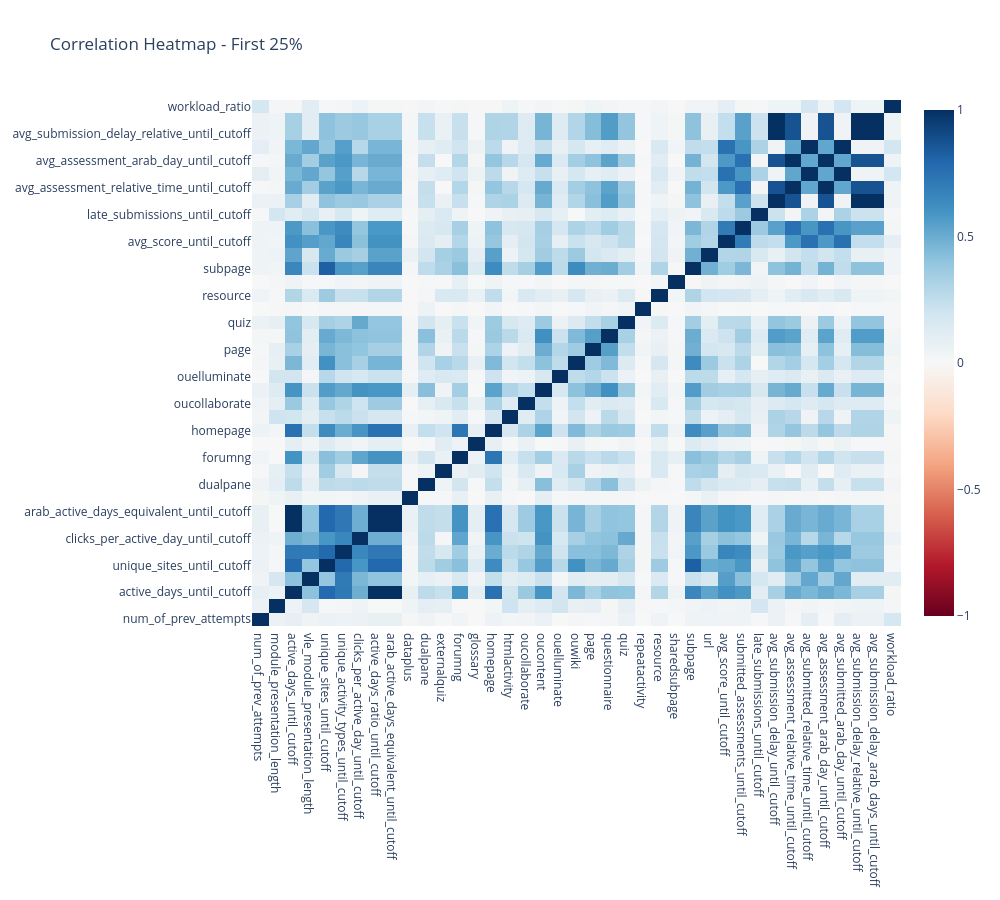

Notebook code for this chart:
### Code cell
import plotly.graph_objects as go

fig = go.Figure(
    data=go.Heatmap(
        z=corr_matrix_25.values,
        x=corr_matrix_25.columns,
        y=corr_matrix_25.columns,
        colorscale="RdBu",
        zmin=-1,
        zmax=1
    )
)

fig.update_layout(
    title="Correlation Heatmap - First 25%",
    width=1000,
    height=900
)

fig.show()

### Figure 1 — Plotly figure (JSON) as saved in the notebook; plotly's stock layout.template omitted (floating-point values rounded to 4 significant figures; data arrays with more than 128 entries replaced by an {"elided": "..."} marker saying what was removed)
{"data": [{"colorscale": [[0, "rgb(103,0,31)"], [0.1, "rgb(178,24,43)"], [0.2, "rgb(214,96,77)"], [0.3, "rgb(244,165,130)"], [0.4, "rgb(253,219,199)"], [0.5, "rgb(247,247,247)"], [0.6, "rgb(209,229,240)"], [0.7, "rgb(146,197,222)"], [0.8, "rgb(67,147,195)"], [0.9, "rgb(33,102,172)"], [1, "rgb(5,48,97)"]], "type": "heatmap", "x": ["num_of_prev_attempts", "module_presentation_length", "active_days_until_cutoff", "vle_module_presentation_length", "unique_sites_until_cutoff", "unique_activity_types_until_cutoff", "clicks_per_active_day_until_cutoff", "active_days_ratio_until_cutoff", "arab_active_days_equivalent_until_cutoff", "dataplus", "dualpane", "externalquiz", "forumng", "glossary", "homepage", "htmlactivity", "oucollaborate", "oucontent", "ouelluminate", "ouwiki", "page", "questionnaire", "quiz", "repeatactivity", "resource", "sharedsubpage", "subpage", "url", "avg_score_until_cutoff", "submitted_assessments_until_cutoff", "late_submissions_until_cutoff", "avg_submission_delay_until_cutoff", "avg_assessment_relative_time_until_cutoff", "avg_submitted_relative_time_until_cutoff", "avg_assessment_arab_day_until_cutoff", "avg_submitted_arab_day_until_cutoff", "avg_submission_delay_relative_until_cutoff", "avg_submission_delay_arab_days_until_cutoff", "workload_ratio"], "y": ["num_of_prev_attempts", "module_presentation_length", "active_days_until_cutoff", "vle_module_presentation_length", "unique_sites_until_cutoff", "unique_activity_types_until_cutoff", "clicks_per_active_day_until_cutoff", "active_days_ratio_until_cutoff", "arab_active_days_equivalent_until_cutoff", "dataplus", "dualpane", "externalquiz", "forumng", "glossary", "homepage", "htmlactivity", "oucollaborate", "oucontent", "ouelluminate", "ouwiki", "page", "questionnaire", "quiz", "repeatactivity", "resource", "sharedsubpage", "subpage", "url", "avg_score_until_cutoff", "submitted_assessments_until_cutoff", "late_submissions_until_cutoff", "avg_submission_delay_until_cutoff", "avg_assessment_relative_time_until_cutoff", "avg_submitted_relative_time_until_cutoff", "avg_assessment_arab_day_until_cutoff", "avg_submitted_arab_day_until_cutoff", "avg_submission_delay_relative_until_cutoff", "avg_submission_delay_arab_days_until_cutoff", "workload_ratio"], "z": {"elided": "39x39 float values"}, "zmax": 1, "zmin": -1}], "layout": {"height": 900, "title": {"text": "Correlation Heatmap - First 25%"}, "width": 1000}}
